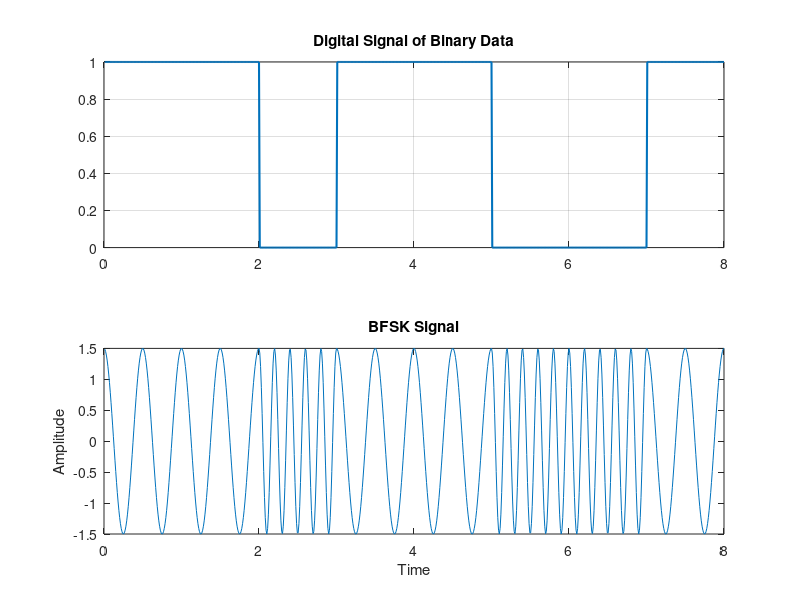

This figure's MATLAB source:
clc;
clearvars;
close all;
x=[1 1 0 1 1 0 0 1];
bp=1;
A=1.5; br=1/bp;
% bit rate
f1=br*2; f2=br*5;
t2=bp/99:bp/99:bp;
mod=[];
for (i=1:1:length(x))
 if (x(i)==1)
 y=A*cos(2*pi*f1*t2);
 else
 y=A*cos(2*pi*f2*t2);
 end
 mod=[mod y];
end
c=[];
for n=1:1:length(x)
 if x(n)==1;
 j=ones(1,100);
 else x(n)==0;
 j=zeros(1,100);
 end
 c=[c j];
end
t1=bp/100:bp/100:100*length(x)*(bp/100);
subplot(2,1,1);
plot(t1,c,'lineWidth',1.5);grid on;
title('Digital Signal of Binary Data');
t3=bp/99:bp/99:length(x);
subplot(2,1,2);
plot(t3,mod);
xlabel('Time');
ylabel('Amplitude');
title('BFSK Signal');